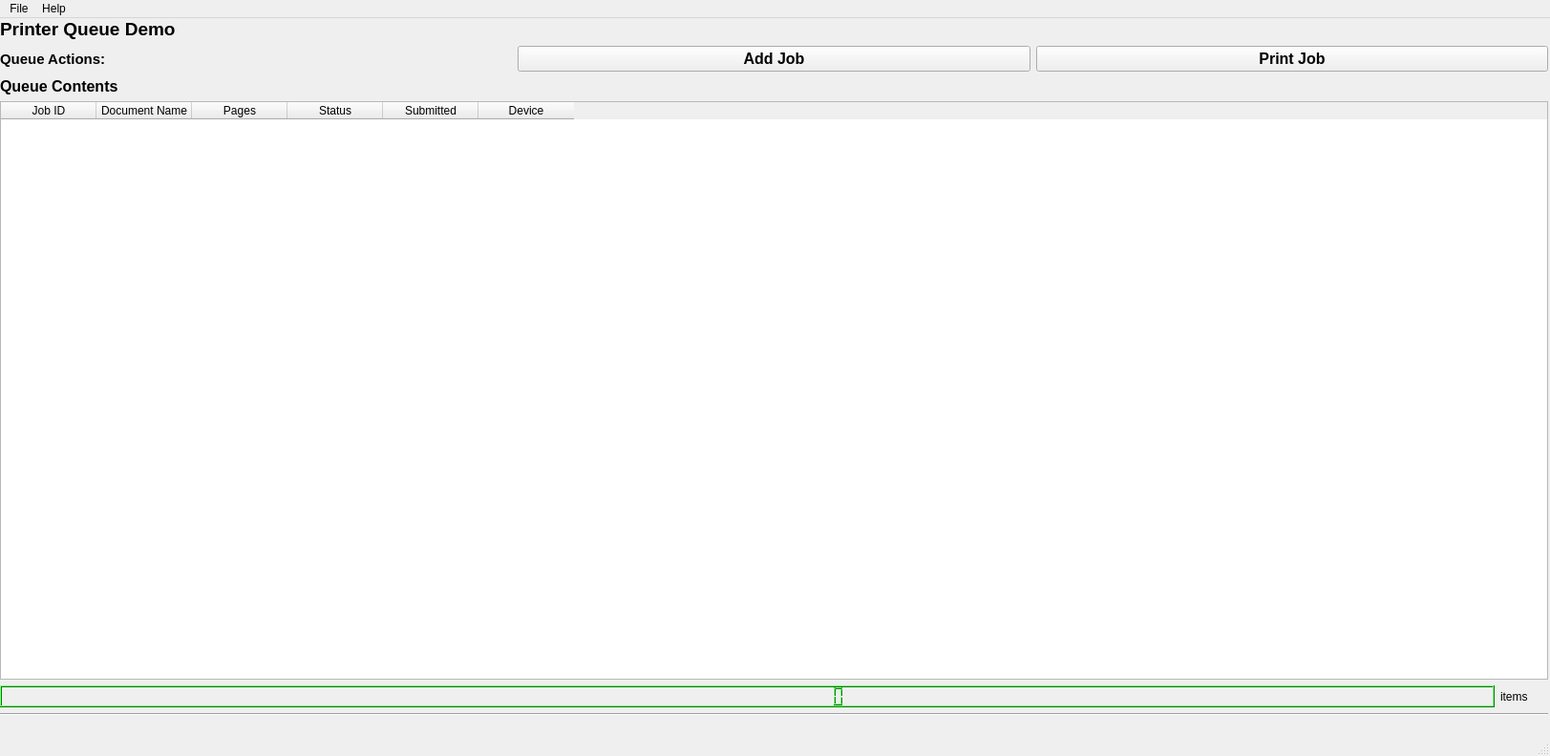
<?xml version="1.0" encoding="UTF-8"?>
<ui version="4.0">
 <class>PrinterQueue_mw</class>
 <widget class="QMainWindow" name="PrinterQueue_mw">
  <property name="geometry">
   <rect>
    <x>0</x>
    <y>0</y>
    <width>1623</width>
    <height>792</height>
   </rect>
  </property>
  <property name="sizePolicy">
   <sizepolicy hsizetype="Expanding" vsizetype="Expanding">
    <horstretch>0</horstretch>
    <verstretch>0</verstretch>
   </sizepolicy>
  </property>
  <property name="windowTitle">
   <string>StormTracker CSV/Linked List Demo</string>
  </property>
  <widget class="QWidget" name="centralwidget">
   <property name="sizePolicy">
    <sizepolicy hsizetype="Preferred" vsizetype="Preferred">
     <horstretch>0</horstretch>
     <verstretch>0</verstretch>
    </sizepolicy>
   </property>
   <widget class="QWidget" name="verticalLayoutWidget">
    <property name="geometry">
     <rect>
      <x>0</x>
      <y>0</y>
      <width>1621</width>
      <height>731</height>
     </rect>
    </property>
    <layout class="QVBoxLayout" name="verticalLayout">
     <property name="sizeConstraint">
      <enum>QLayout::SetMinimumSize</enum>
     </property>
     <item>
      <widget class="QLabel" name="label">
       <property name="maximumSize">
        <size>
         <width>16777215</width>
         <height>40</height>
        </size>
       </property>
       <property name="font">
        <font>
         <pointsize>14</pointsize>
         <weight>75</weight>
         <bold>true</bold>
        </font>
       </property>
       <property name="text">
        <string>Printer Queue Demo</string>
       </property>
      </widget>
     </item>
     <item>
      <layout class="QHBoxLayout" name="horizontalLayout_2">
       <property name="sizeConstraint">
        <enum>QLayout::SetMinimumSize</enum>
       </property>
       <item>
        <widget class="QLabel" name="label_9">
         <property name="maximumSize">
          <size>
           <width>16777215</width>
           <height>100</height>
          </size>
         </property>
         <property name="font">
          <font>
           <pointsize>11</pointsize>
           <weight>75</weight>
           <bold>true</bold>
          </font>
         </property>
         <property name="text">
          <string>Queue Actions:</string>
         </property>
        </widget>
       </item>
       <item>
        <layout class="QVBoxLayout" name="verticalLayout_9">
         <property name="sizeConstraint">
          <enum>QLayout::SetMinimumSize</enum>
         </property>
         <item>
          <widget class="QPushButton" name="runBtn_2">
           <property name="font">
            <font>
             <pointsize>12</pointsize>
             <weight>75</weight>
             <bold>true</bold>
            </font>
           </property>
           <property name="text">
            <string>Add Job</string>
           </property>
          </widget>
         </item>
        </layout>
       </item>
       <item>
        <widget class="QPushButton" name="runBtn">
         <property name="font">
          <font>
           <pointsize>12</pointsize>
           <weight>75</weight>
           <bold>true</bold>
          </font>
         </property>
         <property name="text">
          <string>Print Job</string>
         </property>
        </widget>
       </item>
      </layout>
     </item>
     <item>
      <layout class="QHBoxLayout" name="horizontalLayout">
       <property name="sizeConstraint">
        <enum>QLayout::SetMinimumSize</enum>
       </property>
       <item>
        <layout class="QVBoxLayout" name="verticalLayout_3">
         <property name="sizeConstraint">
          <enum>QLayout::SetMinimumSize</enum>
         </property>
         <item>
          <widget class="QLabel" name="label_2">
           <property name="font">
            <font>
             <pointsize>12</pointsize>
             <weight>75</weight>
             <bold>true</bold>
            </font>
           </property>
           <property name="text">
            <string>Queue Contents</string>
           </property>
          </widget>
         </item>
         <item>
          <widget class="QTableWidget" name="table_step1">
           <property name="maximumSize">
            <size>
             <width>16777215</width>
             <height>16777215</height>
            </size>
           </property>
           <property name="sizeAdjustPolicy">
            <enum>QAbstractScrollArea::AdjustToContents</enum>
           </property>
           <property name="horizontalScrollMode">
            <enum>QAbstractItemView::ScrollPerPixel</enum>
           </property>
           <column>
            <property name="text">
             <string>Job ID</string>
            </property>
           </column>
           <column>
            <property name="text">
             <string>Document Name</string>
            </property>
           </column>
           <column>
            <property name="text">
             <string>Pages</string>
            </property>
           </column>
           <column>
            <property name="text">
             <string>Status</string>
            </property>
           </column>
           <column>
            <property name="text">
             <string>Submitted</string>
            </property>
           </column>
           <column>
            <property name="text">
             <string>Device</string>
            </property>
           </column>
          </widget>
         </item>
         <item>
          <layout class="QHBoxLayout" name="horizontalLayout_3">
           <property name="sizeConstraint">
            <enum>QLayout::SetMinimumSize</enum>
           </property>
           <item>
            <widget class="QLCDNumber" name="time_p1">
             <property name="palette">
              <palette>
               <active>
                <colorrole role="WindowText">
                 <brush brushstyle="SolidPattern">
                  <color alpha="255">
                   <red>0</red>
                   <green>0</green>
                   <blue>0</blue>
                  </color>
                 </brush>
                </colorrole>
                <colorrole role="Button">
                 <brush brushstyle="SolidPattern">
                  <color alpha="255">
                   <red>0</red>
                   <green>0</green>
                   <blue>0</blue>
                  </color>
                 </brush>
                </colorrole>
                <colorrole role="Light">
                 <brush brushstyle="SolidPattern">
                  <color alpha="255">
                   <red>127</red>
                   <green>255</green>
                   <blue>127</blue>
                  </color>
                 </brush>
                </colorrole>
                <colorrole role="Midlight">
                 <brush brushstyle="SolidPattern">
                  <color alpha="255">
                   <red>63</red>
                   <green>255</green>
                   <blue>63</blue>
                  </color>
                 </brush>
                </colorrole>
                <colorrole role="Dark">
                 <brush brushstyle="SolidPattern">
                  <color alpha="255">
                   <red>0</red>
                   <green>127</green>
                   <blue>0</blue>
                  </color>
                 </brush>
                </colorrole>
                <colorrole role="Mid">
                 <brush brushstyle="SolidPattern">
                  <color alpha="255">
                   <red>0</red>
                   <green>170</green>
                   <blue>0</blue>
                  </color>
                 </brush>
                </colorrole>
                <colorrole role="Text">
                 <brush brushstyle="SolidPattern">
                  <color alpha="255">
                   <red>0</red>
                   <green>0</green>
                   <blue>0</blue>
                  </color>
                 </brush>
                </colorrole>
                <colorrole role="BrightText">
                 <brush brushstyle="SolidPattern">
                  <color alpha="255">
                   <red>255</red>
                   <green>255</green>
                   <blue>255</blue>
                  </color>
                 </brush>
                </colorrole>
                <colorrole role="ButtonText">
                 <brush brushstyle="SolidPattern">
                  <color alpha="255">
                   <red>0</red>
                   <green>0</green>
                   <blue>0</blue>
                  </color>
                 </brush>
                </colorrole>
                <colorrole role="Base">
                 <brush brushstyle="SolidPattern">
                  <color alpha="255">
                   <red>255</red>
                   <green>255</green>
                   <blue>255</blue>
                  </color>
                 </brush>
                </colorrole>
                <colorrole role="Window">
                 <brush brushstyle="SolidPattern">
                  <color alpha="255">
                   <red>0</red>
                   <green>0</green>
                   <blue>0</blue>
                  </color>
                 </brush>
                </colorrole>
                <colorrole role="Shadow">
                 <brush brushstyle="SolidPattern">
                  <color alpha="255">
                   <red>0</red>
                   <green>0</green>
                   <blue>0</blue>
                  </color>
                 </brush>
                </colorrole>
                <colorrole role="AlternateBase">
                 <brush brushstyle="SolidPattern">
                  <color alpha="255">
                   <red>127</red>
                   <green>255</green>
                   <blue>127</blue>
                  </color>
                 </brush>
                </colorrole>
                <colorrole role="ToolTipBase">
                 <brush brushstyle="SolidPattern">
                  <color alpha="255">
                   <red>255</red>
                   <green>255</green>
                   <blue>220</blue>
                  </color>
                 </brush>
                </colorrole>
                <colorrole role="ToolTipText">
                 <brush brushstyle="SolidPattern">
                  <color alpha="255">
                   <red>0</red>
                   <green>0</green>
                   <blue>0</blue>
                  </color>
                 </brush>
                </colorrole>
                <colorrole role="PlaceholderText">
                 <brush brushstyle="SolidPattern">
                  <color alpha="128">
                   <red>0</red>
                   <green>0</green>
                   <blue>0</blue>
                  </color>
                 </brush>
                </colorrole>
               </active>
               <inactive>
                <colorrole role="WindowText">
                 <brush brushstyle="SolidPattern">
                  <color alpha="255">
                   <red>0</red>
                   <green>0</green>
                   <blue>0</blue>
                  </color>
                 </brush>
                </colorrole>
                <colorrole role="Button">
                 <brush brushstyle="SolidPattern">
                  <color alpha="255">
                   <red>0</red>
                   <green>0</green>
                   <blue>0</blue>
                  </color>
                 </brush>
                </colorrole>
                <colorrole role="Light">
                 <brush brushstyle="SolidPattern">
                  <color alpha="255">
                   <red>127</red>
                   <green>255</green>
                   <blue>127</blue>
                  </color>
                 </brush>
                </colorrole>
                <colorrole role="Midlight">
                 <brush brushstyle="SolidPattern">
                  <color alpha="255">
                   <red>63</red>
                   <green>255</green>
                   <blue>63</blue>
                  </color>
                 </brush>
                </colorrole>
                <colorrole role="Dark">
                 <brush brushstyle="SolidPattern">
                  <color alpha="255">
                   <red>0</red>
                   <green>127</green>
                   <blue>0</blue>
                  </color>
                 </brush>
                </colorrole>
                <colorrole role="Mid">
                 <brush brushstyle="SolidPattern">
                  <color alpha="255">
                   <red>0</red>
                   <green>170</green>
                   <blue>0</blue>
                  </color>
                 </brush>
                </colorrole>
                <colorrole role="Text">
                 <brush brushstyle="SolidPattern">
                  <color alpha="255">
                   <red>0</red>
                   <green>0</green>
                   <blue>0</blue>
                  </color>
                 </brush>
                </colorrole>
                <colorrole role="BrightText">
                 <brush brushstyle="SolidPattern">
                  <color alpha="255">
                   <red>255</red>
                   <green>255</green>
                   <blue>255</blue>
                  </color>
                 </brush>
                </colorrole>
                <colorrole role="ButtonText">
                 <brush brushstyle="SolidPattern">
                  <color alpha="255">
                   <red>0</red>
                   <green>0</green>
                   <blue>0</blue>
                  </color>
                 </brush>
                </colorrole>
                <colorrole role="Base">
                 <brush brushstyle="SolidPattern">
                  <color alpha="255">
                   <red>255</red>
                   <green>255</green>
                   <blue>255</blue>
                  </color>
                 </brush>
                </colorrole>
                <colorrole role="Window">
                 <brush brushstyle="SolidPattern">
                  <color alpha="255">
                   <red>0</red>
                   <green>0</green>
                   <blue>0</blue>
                  </color>
                 </brush>
                </colorrole>
                <colorrole role="Shadow">
                 <brush brushstyle="SolidPattern">
                  <color alpha="255">
                   <red>0</red>
                   <green>0</green>
                   <blue>0</blue>
                  </color>
                 </brush>
                </colorrole>
                <colorrole role="AlternateBase">
                 <brush brushstyle="SolidPattern">
                  <color alpha="255">
                   <red>127</red>
                   <green>255</green>
                   <blue>127</blue>
                  </color>
                 </brush>
                </colorrole>
                <colorrole role="ToolTipBase">
                 <brush brushstyle="SolidPattern">
                  <color alpha="255">
                   <red>255</red>
                   <green>255</green>
                   <blue>220</blue>
                  </color>
                 </brush>
                </colorrole>
                <colorrole role="ToolTipText">
                 <brush brushstyle="SolidPattern">
                  <color alpha="255">
                   <red>0</red>
                   <green>0</green>
                   <blue>0</blue>
                  </color>
                 </brush>
                </colorrole>
                <colorrole role="PlaceholderText">
                 <brush brushstyle="SolidPattern">
                  <color alpha="128">
                   <red>0</red>
                   <green>0</green>
                   <blue>0</blue>
                  </color>
                 </brush>
                </colorrole>
               </inactive>
               <disabled>
                <colorrole role="WindowText">
                 <brush brushstyle="SolidPattern">
                  <color alpha="255">
                   <red>0</red>
                   <green>127</green>
                   <blue>0</blue>
                  </color>
                 </brush>
                </colorrole>
                <colorrole role="Button">
                 <brush brushstyle="SolidPattern">
                  <color alpha="255">
                   <red>0</red>
                   <green>0</green>
                   <blue>0</blue>
                  </color>
                 </brush>
                </colorrole>
                <colorrole role="Light">
                 <brush brushstyle="SolidPattern">
                  <color alpha="255">
                   <red>127</red>
                   <green>255</green>
                   <blue>127</blue>
                  </color>
                 </brush>
                </colorrole>
                <colorrole role="Midlight">
                 <brush brushstyle="SolidPattern">
                  <color alpha="255">
                   <red>63</red>
                   <green>255</green>
                   <blue>63</blue>
                  </color>
                 </brush>
                </colorrole>
                <colorrole role="Dark">
                 <brush brushstyle="SolidPattern">
                  <color alpha="255">
                   <red>0</red>
                   <green>127</green>
                   <blue>0</blue>
                  </color>
                 </brush>
                </colorrole>
                <colorrole role="Mid">
                 <brush brushstyle="SolidPattern">
                  <color alpha="255">
                   <red>0</red>
                   <green>170</green>
                   <blue>0</blue>
                  </color>
                 </brush>
                </colorrole>
                <colorrole role="Text">
                 <brush brushstyle="SolidPattern">
                  <color alpha="255">
                   <red>0</red>
                   <green>127</green>
                   <blue>0</blue>
                  </color>
                 </brush>
                </colorrole>
                <colorrole role="BrightText">
                 <brush brushstyle="SolidPattern">
                  <color alpha="255">
                   <red>255</red>
                   <green>255</green>
                   <blue>255</blue>
                  </color>
                 </brush>
                </colorrole>
                <colorrole role="ButtonText">
                 <brush brushstyle="SolidPattern">
                  <color alpha="255">
                   <red>0</red>
                   <green>127</green>
                   <blue>0</blue>
                  </color>
                 </brush>
                </colorrole>
                <colorrole role="Base">
                 <brush brushstyle="SolidPattern">
                  <color alpha="255">
                   <red>0</red>
                   <green>0</green>
                   <blue>0</blue>
                  </color>
                 </brush>
                </colorrole>
                <colorrole role="Window">
                 <brush brushstyle="SolidPattern">
                  <color alpha="255">
                   <red>0</red>
                   <green>0</green>
                   <blue>0</blue>
                  </color>
                 </brush>
                </colorrole>
                <colorrole role="Shadow">
                 <brush brushstyle="SolidPattern">
                  <color alpha="255">
                   <red>0</red>
                   <green>0</green>
                   <blue>0</blue>
                  </color>
                 </brush>
                </colorrole>
                <colorrole role="AlternateBase">
                 <brush brushstyle="SolidPattern">
                  <color alpha="255">
                   <red>0</red>
                   <green>255</green>
                   <blue>0</blue>
                  </color>
                 </brush>
                </colorrole>
                <colorrole role="ToolTipBase">
                 <brush brushstyle="SolidPattern">
                  <color alpha="255">
                   <red>255</red>
                   <green>255</green>
                   <blue>220</blue>
                  </color>
                 </brush>
                </colorrole>
                <colorrole role="ToolTipText">
                 <brush brushstyle="SolidPattern">
                  <color alpha="255">
                   <red>0</red>
                   <green>0</green>
                   <blue>0</blue>
                  </color>
                 </brush>
                </colorrole>
                <colorrole role="PlaceholderText">
                 <brush brushstyle="SolidPattern">
                  <color alpha="128">
                   <red>0</red>
                   <green>0</green>
                   <blue>0</blue>
                  </color>
                 </brush>
                </colorrole>
               </disabled>
              </palette>
             </property>
             <property name="digitCount">
              <number>20</number>
             </property>
            </widget>
           </item>
           <item>
            <widget class="QLabel" name="label_13">
             <property name="maximumSize">
              <size>
               <width>50</width>
               <height>16777215</height>
              </size>
             </property>
             <property name="text">
              <string>items</string>
             </property>
            </widget>
           </item>
          </layout>
         </item>
        </layout>
       </item>
      </layout>
     </item>
     <item>
      <widget class="Line" name="line">
       <property name="orientation">
        <enum>Qt::Horizontal</enum>
       </property>
      </widget>
     </item>
    </layout>
   </widget>
   <widget class="QWidget" name="layoutWidget">
    <property name="geometry">
     <rect>
      <x>320</x>
      <y>320</y>
      <width>2</width>
      <height>2</height>
     </rect>
    </property>
    <layout class="QVBoxLayout" name="verticalLayout_2"/>
   </widget>
  </widget>
  <widget class="QMenuBar" name="menubar">
   <property name="geometry">
    <rect>
     <x>0</x>
     <y>0</y>
     <width>1623</width>
     <height>30</height>
    </rect>
   </property>
   <widget class="QMenu" name="menu_file">
    <property name="title">
     <string>File</string>
    </property>
    <addaction name="actionAdd"/>
    <addaction name="actionPrint"/>
    <addaction name="separator"/>
    <addaction name="actionQuit"/>
   </widget>
   <widget class="QMenu" name="menuHelp">
    <property name="title">
     <string>Help</string>
    </property>
    <addaction name="actionAboutProj"/>
    <addaction name="actionDontClick"/>
    <addaction name="separator"/>
   </widget>
   <addaction name="menu_file"/>
   <addaction name="menuHelp"/>
  </widget>
  <widget class="QStatusBar" name="statusbar">
   <property name="statusTip">
    <string/>
   </property>
  </widget>
  <action name="actionFX">
   <property name="text">
    <string>Refresh FX Rates from Disc</string>
   </property>
  </action>
  <action name="actionQuit">
   <property name="text">
    <string>Quit</string>
   </property>
  </action>
  <action name="actionAboutProj">
   <property name="text">
    <string>About Project</string>
   </property>
  </action>
  <action name="actionAboutQT">
   <property name="text">
    <string>About QT</string>
   </property>
  </action>
  <action name="actionDontClick">
   <property name="text">
    <string>Don't Click me!</string>
   </property>
  </action>
  <action name="actionPrint_Job">
   <property name="text">
    <string>Print Job</string>
   </property>
  </action>
  <action name="actionPrint">
   <property name="text">
    <string>Print Job</string>
   </property>
  </action>
  <action name="actionAdd">
   <property name="text">
    <string>Add Job</string>
   </property>
  </action>
 </widget>
 <resources/>
 <connections>
  <connection>
   <sender>actionQuit</sender>
   <signal>triggered()</signal>
   <receiver>PrinterQueue_mw</receiver>
   <slot>close()</slot>
   <hints>
    <hint type="sourcelabel">
     <x>-1</x>
     <y>-1</y>
    </hint>
    <hint type="destinationlabel">
     <x>402</x>
     <y>203</y>
    </hint>
   </hints>
  </connection>
 </connections>
</ui>
